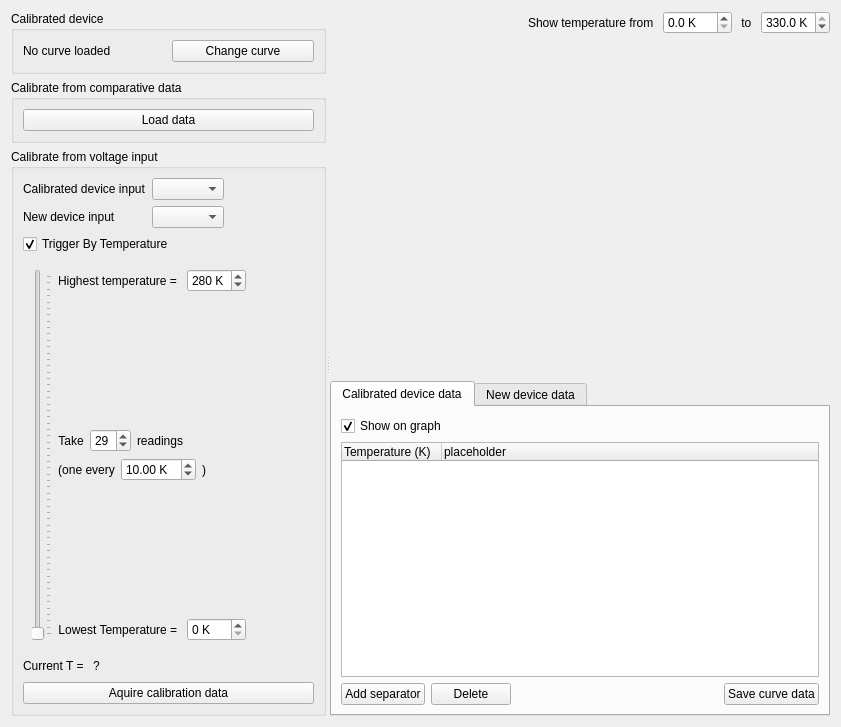
<?xml version="1.0" encoding="UTF-8"?>
<ui version="4.0">
 <class>Form</class>
 <widget class="QWidget" name="Form">
  <property name="geometry">
   <rect>
    <x>0</x>
    <y>0</y>
    <width>841</width>
    <height>727</height>
   </rect>
  </property>
  <property name="windowTitle">
   <string>Form</string>
  </property>
  <layout class="QHBoxLayout" name="horizontalLayout_6">
   <item>
    <widget class="QSplitter" name="splitter">
     <property name="orientation">
      <enum>Qt::Horizontal</enum>
     </property>
     <property name="childrenCollapsible">
      <bool>false</bool>
     </property>
     <widget class="QWidget" name="">
      <layout class="QVBoxLayout" name="verticalLayout_2">
       <item>
        <widget class="QGroupBox" name="groupBox">
         <property name="title">
          <string>Calibrated device</string>
         </property>
         <layout class="QHBoxLayout" name="horizontalLayout">
          <item>
           <widget class="QLabel" name="calibLabel">
            <property name="text">
             <string>No curve loaded</string>
            </property>
           </widget>
          </item>
          <item>
           <widget class="QPushButton" name="loadCalibButton">
            <property name="sizePolicy">
             <sizepolicy hsizetype="Minimum" vsizetype="Fixed">
              <horstretch>0</horstretch>
              <verstretch>0</verstretch>
             </sizepolicy>
            </property>
            <property name="text">
             <string>Change curve</string>
            </property>
           </widget>
          </item>
         </layout>
        </widget>
       </item>
       <item>
        <widget class="QGroupBox" name="groupBox_3">
         <property name="title">
          <string>Calibrate from comparative data</string>
         </property>
         <layout class="QHBoxLayout" name="horizontalLayout_2">
          <item>
           <widget class="QPushButton" name="loadComparitiveDataButton">
            <property name="sizePolicy">
             <sizepolicy hsizetype="MinimumExpanding" vsizetype="Fixed">
              <horstretch>0</horstretch>
              <verstretch>0</verstretch>
             </sizepolicy>
            </property>
            <property name="text">
             <string>Load data</string>
            </property>
            <property name="flat">
             <bool>false</bool>
            </property>
           </widget>
          </item>
         </layout>
        </widget>
       </item>
       <item>
        <widget class="QGroupBox" name="groupBox_2">
         <property name="title">
          <string>Calibrate from voltage input</string>
         </property>
         <layout class="QVBoxLayout" name="verticalLayout">
          <item>
           <layout class="QFormLayout" name="formLayout">
            <property name="fieldGrowthPolicy">
             <enum>QFormLayout::ExpandingFieldsGrow</enum>
            </property>
            <item row="0" column="1">
             <widget class="QComboBox" name="calDevInput"/>
            </item>
            <item row="1" column="0">
             <widget class="QLabel" name="label">
              <property name="text">
               <string>New device input</string>
              </property>
             </widget>
            </item>
            <item row="1" column="1">
             <widget class="QComboBox" name="newDevInput"/>
            </item>
            <item row="0" column="0">
             <widget class="QLabel" name="label_2">
              <property name="text">
               <string>Calibrated device input</string>
              </property>
             </widget>
            </item>
           </layout>
          </item>
          <item>
           <widget class="QCheckBox" name="tempTriggerCheckBox">
            <property name="text">
             <string>Trigger By Temperature</string>
            </property>
            <property name="checkable">
             <bool>true</bool>
            </property>
            <property name="checked">
             <bool>true</bool>
            </property>
           </widget>
          </item>
          <item>
           <widget class="QWidget" name="tempControlWidget" native="true">
            <property name="enabled">
             <bool>true</bool>
            </property>
            <property name="sizePolicy">
             <sizepolicy hsizetype="Fixed" vsizetype="Minimum">
              <horstretch>0</horstretch>
              <verstretch>0</verstretch>
             </sizepolicy>
            </property>
            <layout class="QVBoxLayout" name="verticalLayout_7">
             <item>
              <layout class="QHBoxLayout" name="horizontalLayout_7">
               <item>
                <widget class="QSlider" name="currentTempSlider">
                 <property name="enabled">
                  <bool>false</bool>
                 </property>
                 <property name="layoutDirection">
                  <enum>Qt::LeftToRight</enum>
                 </property>
                 <property name="maximum">
                  <number>280</number>
                 </property>
                 <property name="tracking">
                  <bool>false</bool>
                 </property>
                 <property name="orientation">
                  <enum>Qt::Vertical</enum>
                 </property>
                 <property name="tickPosition">
                  <enum>QSlider::TicksBelow</enum>
                 </property>
                 <property name="tickInterval">
                  <number>5</number>
                 </property>
                </widget>
               </item>
               <item>
                <layout class="QVBoxLayout" name="verticalLayout_13">
                 <item>
                  <layout class="QHBoxLayout" name="horizontalLayout_3">
                   <item>
                    <widget class="QLabel" name="label_9">
                     <property name="sizePolicy">
                      <sizepolicy hsizetype="Preferred" vsizetype="Minimum">
                       <horstretch>0</horstretch>
                       <verstretch>0</verstretch>
                      </sizepolicy>
                     </property>
                     <property name="text">
                      <string>Highest temperature = </string>
                     </property>
                     <property name="alignment">
                      <set>Qt::AlignLeading|Qt::AlignLeft|Qt::AlignVCenter</set>
                     </property>
                    </widget>
                   </item>
                   <item>
                    <widget class="QSpinBox" name="trigMax">
                     <property name="suffix">
                      <string> K</string>
                     </property>
                     <property name="maximum">
                      <number>330</number>
                     </property>
                     <property name="value">
                      <number>280</number>
                     </property>
                    </widget>
                   </item>
                   <item>
                    <spacer name="horizontalSpacer_8">
                     <property name="orientation">
                      <enum>Qt::Horizontal</enum>
                     </property>
                     <property name="sizeType">
                      <enum>QSizePolicy::MinimumExpanding</enum>
                     </property>
                     <property name="sizeHint" stdset="0">
                      <size>
                       <width>40</width>
                       <height>20</height>
                      </size>
                     </property>
                    </spacer>
                   </item>
                  </layout>
                 </item>
                 <item>
                  <spacer name="verticalSpacer_3">
                   <property name="orientation">
                    <enum>Qt::Vertical</enum>
                   </property>
                   <property name="sizeHint" stdset="0">
                    <size>
                     <width>20</width>
                     <height>40</height>
                    </size>
                   </property>
                  </spacer>
                 </item>
                 <item>
                  <layout class="QHBoxLayout" name="horizontalLayout_5">
                   <item>
                    <widget class="QLabel" name="label_15">
                     <property name="text">
                      <string>Take</string>
                     </property>
                     <property name="alignment">
                      <set>Qt::AlignCenter</set>
                     </property>
                    </widget>
                   </item>
                   <item>
                    <widget class="QSpinBox" name="trigSteps">
                     <property name="value">
                      <number>29</number>
                     </property>
                    </widget>
                   </item>
                   <item>
                    <widget class="QLabel" name="label_7">
                     <property name="text">
                      <string>readings</string>
                     </property>
                     <property name="alignment">
                      <set>Qt::AlignCenter</set>
                     </property>
                    </widget>
                   </item>
                   <item>
                    <spacer name="horizontalSpacer_6">
                     <property name="orientation">
                      <enum>Qt::Horizontal</enum>
                     </property>
                     <property name="sizeType">
                      <enum>QSizePolicy::MinimumExpanding</enum>
                     </property>
                     <property name="sizeHint" stdset="0">
                      <size>
                       <width>40</width>
                       <height>20</height>
                      </size>
                     </property>
                    </spacer>
                   </item>
                  </layout>
                 </item>
                 <item>
                  <layout class="QHBoxLayout" name="horizontalLayout_8">
                   <item>
                    <widget class="QLabel" name="label_6">
                     <property name="text">
                      <string>(one every</string>
                     </property>
                     <property name="alignment">
                      <set>Qt::AlignCenter</set>
                     </property>
                    </widget>
                   </item>
                   <item>
                    <widget class="QDoubleSpinBox" name="trigDelta">
                     <property name="suffix">
                      <string> K</string>
                     </property>
                     <property name="maximum">
                      <double>280.000000000000000</double>
                     </property>
                     <property name="value">
                      <double>10.000000000000000</double>
                     </property>
                    </widget>
                   </item>
                   <item>
                    <widget class="QLabel" name="label_16">
                     <property name="text">
                      <string>)</string>
                     </property>
                     <property name="alignment">
                      <set>Qt::AlignCenter</set>
                     </property>
                    </widget>
                   </item>
                   <item>
                    <spacer name="horizontalSpacer_7">
                     <property name="orientation">
                      <enum>Qt::Horizontal</enum>
                     </property>
                     <property name="sizeType">
                      <enum>QSizePolicy::MinimumExpanding</enum>
                     </property>
                     <property name="sizeHint" stdset="0">
                      <size>
                       <width>40</width>
                       <height>20</height>
                      </size>
                     </property>
                    </spacer>
                   </item>
                  </layout>
                 </item>
                 <item>
                  <spacer name="verticalSpacer_4">
                   <property name="orientation">
                    <enum>Qt::Vertical</enum>
                   </property>
                   <property name="sizeHint" stdset="0">
                    <size>
                     <width>20</width>
                     <height>40</height>
                    </size>
                   </property>
                  </spacer>
                 </item>
                 <item>
                  <layout class="QHBoxLayout" name="horizontalLayout_10">
                   <item>
                    <widget class="QLabel" name="label_8">
                     <property name="text">
                      <string>Lowest Temperature = </string>
                     </property>
                     <property name="alignment">
                      <set>Qt::AlignCenter</set>
                     </property>
                    </widget>
                   </item>
                   <item>
                    <widget class="QSpinBox" name="trigMin">
                     <property name="readOnly">
                      <bool>false</bool>
                     </property>
                     <property name="suffix">
                      <string> K</string>
                     </property>
                     <property name="maximum">
                      <number>280</number>
                     </property>
                    </widget>
                   </item>
                   <item>
                    <spacer name="horizontalSpacer_9">
                     <property name="orientation">
                      <enum>Qt::Horizontal</enum>
                     </property>
                     <property name="sizeType">
                      <enum>QSizePolicy::MinimumExpanding</enum>
                     </property>
                     <property name="sizeHint" stdset="0">
                      <size>
                       <width>40</width>
                       <height>20</height>
                      </size>
                     </property>
                    </spacer>
                   </item>
                  </layout>
                 </item>
                </layout>
               </item>
              </layout>
             </item>
            </layout>
           </widget>
          </item>
          <item>
           <layout class="QHBoxLayout" name="horizontalLayout_12">
            <item>
             <widget class="QLabel" name="label_5">
              <property name="text">
               <string>Current T = </string>
              </property>
             </widget>
            </item>
            <item>
             <widget class="QLabel" name="currentTempText">
              <property name="text">
               <string>?</string>
              </property>
             </widget>
            </item>
            <item>
             <spacer name="horizontalSpacer_5">
              <property name="orientation">
               <enum>Qt::Horizontal</enum>
              </property>
              <property name="sizeType">
               <enum>QSizePolicy::MinimumExpanding</enum>
              </property>
              <property name="sizeHint" stdset="0">
               <size>
                <width>40</width>
                <height>20</height>
               </size>
              </property>
             </spacer>
            </item>
           </layout>
          </item>
          <item>
           <widget class="QPushButton" name="aquireButton">
            <property name="sizePolicy">
             <sizepolicy hsizetype="MinimumExpanding" vsizetype="Fixed">
              <horstretch>0</horstretch>
              <verstretch>0</verstretch>
             </sizepolicy>
            </property>
            <property name="text">
             <string>Aquire calibration data</string>
            </property>
           </widget>
          </item>
         </layout>
        </widget>
       </item>
      </layout>
     </widget>
     <widget class="QWidget" name="">
      <layout class="QVBoxLayout" name="verticalLayout_3">
       <item>
        <layout class="QHBoxLayout" name="horizontalLayout_9">
         <item>
          <spacer name="horizontalSpacer_2">
           <property name="orientation">
            <enum>Qt::Horizontal</enum>
           </property>
           <property name="sizeHint" stdset="0">
            <size>
             <width>40</width>
             <height>20</height>
            </size>
           </property>
          </spacer>
         </item>
         <item>
          <widget class="QLabel" name="label_3">
           <property name="text">
            <string>Show temperature from </string>
           </property>
          </widget>
         </item>
         <item>
          <widget class="QDoubleSpinBox" name="minTempAxis">
           <property name="suffix">
            <string> K</string>
           </property>
           <property name="decimals">
            <number>1</number>
           </property>
           <property name="maximum">
            <double>330.000000000000000</double>
           </property>
           <property name="value">
            <double>0.000000000000000</double>
           </property>
          </widget>
         </item>
         <item>
          <widget class="QLabel" name="label_4">
           <property name="text">
            <string> to </string>
           </property>
          </widget>
         </item>
         <item>
          <widget class="QDoubleSpinBox" name="maxTempAxis">
           <property name="suffix">
            <string> K</string>
           </property>
           <property name="decimals">
            <number>1</number>
           </property>
           <property name="maximum">
            <double>330.000000000000000</double>
           </property>
           <property name="value">
            <double>330.000000000000000</double>
           </property>
          </widget>
         </item>
        </layout>
       </item>
       <item>
        <widget class="MplWidget" name="mplWidget" native="true">
         <property name="sizePolicy">
          <sizepolicy hsizetype="Expanding" vsizetype="Expanding">
           <horstretch>0</horstretch>
           <verstretch>0</verstretch>
          </sizepolicy>
         </property>
         <property name="minimumSize">
          <size>
           <width>100</width>
           <height>100</height>
          </size>
         </property>
         <property name="autoFillBackground">
          <bool>false</bool>
         </property>
        </widget>
       </item>
       <item>
        <widget class="QTabWidget" name="tabWidget">
         <property name="currentIndex">
          <number>0</number>
         </property>
         <widget class="QWidget" name="tab">
          <attribute name="title">
           <string>Calibrated device data</string>
          </attribute>
          <layout class="QVBoxLayout" name="verticalLayout_4">
           <item>
            <widget class="QCheckBox" name="showCalCurveButton">
             <property name="text">
              <string>Show on graph</string>
             </property>
             <property name="checked">
              <bool>true</bool>
             </property>
            </widget>
           </item>
           <item>
            <widget class="SeparableTreeWidget" name="calTreeWidget">
             <property name="dragDropMode">
              <enum>QAbstractItemView::InternalMove</enum>
             </property>
             <property name="selectionMode">
              <enum>QAbstractItemView::SingleSelection</enum>
             </property>
             <property name="autoExpandDelay">
              <number>-1</number>
             </property>
             <column>
              <property name="text">
               <string>Temperature (K)</string>
              </property>
             </column>
             <column>
              <property name="text">
               <string>placeholder</string>
              </property>
             </column>
            </widget>
           </item>
           <item>
            <layout class="QHBoxLayout" name="horizontalLayout_11">
             <item>
              <widget class="QPushButton" name="calAddSeparatorButton">
               <property name="text">
                <string>Add separator</string>
               </property>
              </widget>
             </item>
             <item>
              <widget class="QPushButton" name="calDelete">
               <property name="text">
                <string>Delete</string>
               </property>
              </widget>
             </item>
             <item>
              <spacer name="horizontalSpacer_3">
               <property name="orientation">
                <enum>Qt::Horizontal</enum>
               </property>
               <property name="sizeHint" stdset="0">
                <size>
                 <width>40</width>
                 <height>20</height>
                </size>
               </property>
              </spacer>
             </item>
             <item>
              <widget class="QPushButton" name="calSaveCurveButton">
               <property name="text">
                <string>Save curve data</string>
               </property>
               <property name="autoDefault">
                <bool>false</bool>
               </property>
               <property name="default">
                <bool>false</bool>
               </property>
               <property name="flat">
                <bool>false</bool>
               </property>
              </widget>
             </item>
            </layout>
           </item>
          </layout>
         </widget>
         <widget class="QWidget" name="tab_2">
          <attribute name="title">
           <string>New device data</string>
          </attribute>
          <layout class="QVBoxLayout" name="verticalLayout_5">
           <item>
            <widget class="QCheckBox" name="showNewCurveButton">
             <property name="text">
              <string>Show on graph</string>
             </property>
             <property name="checked">
              <bool>true</bool>
             </property>
            </widget>
           </item>
           <item>
            <widget class="SeparableTreeWidget" name="newTreeWidget">
             <property name="dragDropMode">
              <enum>QAbstractItemView::InternalMove</enum>
             </property>
             <property name="selectionMode">
              <enum>QAbstractItemView::SingleSelection</enum>
             </property>
             <property name="autoExpandDelay">
              <number>-1</number>
             </property>
             <column>
              <property name="text">
               <string>New device voltage (mV)</string>
              </property>
             </column>
             <column>
              <property name="text">
               <string>Calibrated device placeholder</string>
              </property>
             </column>
             <column>
              <property name="text">
               <string>Temperature (K)</string>
              </property>
             </column>
            </widget>
           </item>
           <item>
            <layout class="QHBoxLayout" name="horizontalLayout_4">
             <item>
              <widget class="QPushButton" name="newAddSeparatorButton">
               <property name="text">
                <string>Add separator</string>
               </property>
              </widget>
             </item>
             <item>
              <widget class="QPushButton" name="newDelete">
               <property name="text">
                <string>Delete</string>
               </property>
              </widget>
             </item>
             <item>
              <spacer name="horizontalSpacer">
               <property name="orientation">
                <enum>Qt::Horizontal</enum>
               </property>
               <property name="sizeHint" stdset="0">
                <size>
                 <width>40</width>
                 <height>20</height>
                </size>
               </property>
              </spacer>
             </item>
             <item>
              <widget class="QPushButton" name="newSaveComparativeButton">
               <property name="text">
                <string>Save comparative data</string>
               </property>
               <property name="autoDefault">
                <bool>false</bool>
               </property>
               <property name="default">
                <bool>false</bool>
               </property>
               <property name="flat">
                <bool>false</bool>
               </property>
              </widget>
             </item>
             <item>
              <widget class="QPushButton" name="newSaveCurveButton">
               <property name="text">
                <string>Save curve data</string>
               </property>
               <property name="autoDefault">
                <bool>false</bool>
               </property>
               <property name="default">
                <bool>false</bool>
               </property>
               <property name="flat">
                <bool>false</bool>
               </property>
              </widget>
             </item>
            </layout>
           </item>
          </layout>
         </widget>
        </widget>
       </item>
      </layout>
     </widget>
    </widget>
   </item>
  </layout>
 </widget>
 <customwidgets>
  <customwidget>
   <class>MplWidget</class>
   <extends>QWidget</extends>
   <header>mplwidget</header>
   <container>1</container>
   <slots>
    <slot>setMaxTemp(double)</slot>
    <slot>setMinTemp(double)</slot>
    <slot>setCalVisible(bool)</slot>
    <slot>setNewVisible(bool)</slot>
   </slots>
  </customwidget>
  <customwidget>
   <class>SeparableTreeWidget</class>
   <extends>QTreeWidget</extends>
   <header>SeparableTreeWidget</header>
   <slots>
    <slot>addSeparator()</slot>
    <slot>deleteSelected()</slot>
    <slot>saveCurveData()</slot>
    <slot>saveComparativeData()</slot>
   </slots>
  </customwidget>
 </customwidgets>
 <resources/>
 <connections>
  <connection>
   <sender>tempTriggerCheckBox</sender>
   <signal>clicked(bool)</signal>
   <receiver>tempControlWidget</receiver>
   <slot>setEnabled(bool)</slot>
   <hints>
    <hint type="sourcelabel">
     <x>182</x>
     <y>236</y>
    </hint>
    <hint type="destinationlabel">
     <x>157</x>
     <y>523</y>
    </hint>
   </hints>
  </connection>
  <connection>
   <sender>minTempAxis</sender>
   <signal>valueChanged(double)</signal>
   <receiver>mplWidget</receiver>
   <slot>setMinTemp(double)</slot>
   <hints>
    <hint type="sourcelabel">
     <x>692</x>
     <y>18</y>
    </hint>
    <hint type="destinationlabel">
     <x>690</x>
     <y>48</y>
    </hint>
   </hints>
  </connection>
  <connection>
   <sender>maxTempAxis</sender>
   <signal>valueChanged(double)</signal>
   <receiver>mplWidget</receiver>
   <slot>setMaxTemp(double)</slot>
   <hints>
    <hint type="sourcelabel">
     <x>776</x>
     <y>15</y>
    </hint>
    <hint type="destinationlabel">
     <x>776</x>
     <y>47</y>
    </hint>
   </hints>
  </connection>
  <connection>
   <sender>showNewCurveButton</sender>
   <signal>toggled(bool)</signal>
   <receiver>mplWidget</receiver>
   <slot>setNewVisible(bool)</slot>
   <hints>
    <hint type="sourcelabel">
     <x>501</x>
     <y>412</y>
    </hint>
    <hint type="destinationlabel">
     <x>429</x>
     <y>266</y>
    </hint>
   </hints>
  </connection>
  <connection>
   <sender>showCalCurveButton</sender>
   <signal>toggled(bool)</signal>
   <receiver>mplWidget</receiver>
   <slot>setCalVisible(bool)</slot>
   <hints>
    <hint type="sourcelabel">
     <x>827</x>
     <y>428</y>
    </hint>
    <hint type="destinationlabel">
     <x>802</x>
     <y>297</y>
    </hint>
   </hints>
  </connection>
  <connection>
   <sender>newAddSeparatorButton</sender>
   <signal>clicked()</signal>
   <receiver>newTreeWidget</receiver>
   <slot>addSeparator()</slot>
   <hints>
    <hint type="sourcelabel">
     <x>461</x>
     <y>711</y>
    </hint>
    <hint type="destinationlabel">
     <x>827</x>
     <y>683</y>
    </hint>
   </hints>
  </connection>
  <connection>
   <sender>calAddSeparatorButton</sender>
   <signal>clicked()</signal>
   <receiver>calTreeWidget</receiver>
   <slot>addSeparator()</slot>
   <hints>
    <hint type="sourcelabel">
     <x>461</x>
     <y>711</y>
    </hint>
    <hint type="destinationlabel">
     <x>465</x>
     <y>648</y>
    </hint>
   </hints>
  </connection>
  <connection>
   <sender>calDelete</sender>
   <signal>clicked()</signal>
   <receiver>calTreeWidget</receiver>
   <slot>deleteSelected()</slot>
   <hints>
    <hint type="sourcelabel">
     <x>515</x>
     <y>691</y>
    </hint>
    <hint type="destinationlabel">
     <x>570</x>
     <y>535</y>
    </hint>
   </hints>
  </connection>
  <connection>
   <sender>newDelete</sender>
   <signal>clicked()</signal>
   <receiver>newTreeWidget</receiver>
   <slot>deleteSelected()</slot>
   <hints>
    <hint type="sourcelabel">
     <x>490</x>
     <y>690</y>
    </hint>
    <hint type="destinationlabel">
     <x>505</x>
     <y>588</y>
    </hint>
   </hints>
  </connection>
  <connection>
   <sender>newSaveComparativeButton</sender>
   <signal>clicked()</signal>
   <receiver>newTreeWidget</receiver>
   <slot>saveComparativeData()</slot>
   <hints>
    <hint type="sourcelabel">
     <x>683</x>
     <y>697</y>
    </hint>
    <hint type="destinationlabel">
     <x>680</x>
     <y>601</y>
    </hint>
   </hints>
  </connection>
  <connection>
   <sender>newSaveCurveButton</sender>
   <signal>clicked()</signal>
   <receiver>newTreeWidget</receiver>
   <slot>saveCurveData()</slot>
   <hints>
    <hint type="sourcelabel">
     <x>766</x>
     <y>697</y>
    </hint>
    <hint type="destinationlabel">
     <x>749</x>
     <y>568</y>
    </hint>
   </hints>
  </connection>
  <connection>
   <sender>calSaveCurveButton</sender>
   <signal>clicked()</signal>
   <receiver>calTreeWidget</receiver>
   <slot>saveCurveData()</slot>
   <hints>
    <hint type="sourcelabel">
     <x>776</x>
     <y>693</y>
    </hint>
    <hint type="destinationlabel">
     <x>777</x>
     <y>590</y>
    </hint>
   </hints>
  </connection>
 </connections>
</ui>
